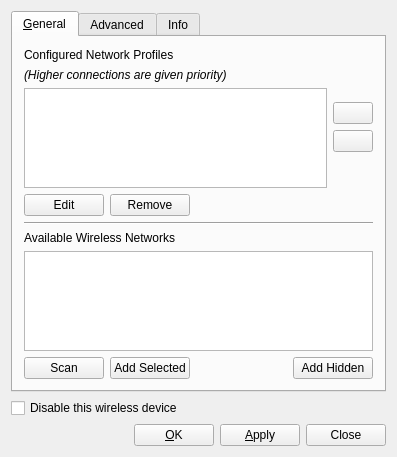
<?xml version="1.0" encoding="UTF-8"?>
<ui version="4.0">
 <class>wificonfigwidgetbase</class>
 <widget class="QWidget" name="wificonfigwidgetbase">
  <property name="geometry">
   <rect>
    <x>0</x>
    <y>0</y>
    <width>397</width>
    <height>457</height>
   </rect>
  </property>
  <property name="windowTitle">
   <string>Wireless Configuration</string>
  </property>
  <property name="windowIcon">
   <iconset resource="wificonfig.qrc">
    <normaloff>:/tray_wifi85.png</normaloff>:/tray_wifi85.png</iconset>
  </property>
  <layout class="QGridLayout">
   <item row="2" column="3">
    <widget class="QPushButton" name="buttonCancel">
     <property name="text">
      <string>Close</string>
     </property>
     <property name="shortcut">
      <string/>
     </property>
    </widget>
   </item>
   <item row="1" column="0" colspan="4">
    <widget class="QCheckBox" name="checkDisableWireless">
     <property name="text">
      <string>Disable this wireless device</string>
     </property>
    </widget>
   </item>
   <item row="2" column="2">
    <widget class="QPushButton" name="pushApply">
     <property name="text">
      <string>&amp;Apply</string>
     </property>
     <property name="shortcut">
      <string>Alt+A</string>
     </property>
    </widget>
   </item>
   <item row="2" column="0">
    <spacer name="spacer1">
     <property name="orientation">
      <enum>Qt::Horizontal</enum>
     </property>
     <property name="sizeType">
      <enum>QSizePolicy::Expanding</enum>
     </property>
     <property name="sizeHint" stdset="0">
      <size>
       <width>100</width>
       <height>21</height>
      </size>
     </property>
    </spacer>
   </item>
   <item row="2" column="1">
    <widget class="QPushButton" name="pushOK">
     <property name="text">
      <string>&amp;OK</string>
     </property>
     <property name="shortcut">
      <string>Alt+O</string>
     </property>
    </widget>
   </item>
   <item row="0" column="0" colspan="4">
    <widget class="QTabWidget" name="tabMainWidget">
     <property name="currentIndex">
      <number>0</number>
     </property>
     <widget class="QWidget" name="tab">
      <attribute name="title">
       <string>&amp;General</string>
      </attribute>
      <layout class="QGridLayout" name="gridLayout_3">
       <item row="2" column="0">
        <layout class="QGridLayout" name="gridLayout_2">
         <item row="2" column="0">
          <widget class="QListWidget" name="listWifi"/>
         </item>
         <item row="2" column="1">
          <layout class="QVBoxLayout" name="verticalLayout">
           <property name="sizeConstraint">
            <enum>QLayout::SetDefaultConstraint</enum>
           </property>
           <item>
            <spacer name="verticalSpacer_2">
             <property name="orientation">
              <enum>Qt::Vertical</enum>
             </property>
             <property name="sizeHint" stdset="0">
              <size>
               <width>28</width>
               <height>18</height>
              </size>
             </property>
            </spacer>
           </item>
           <item>
            <widget class="QPushButton" name="pushUp">
             <property name="sizePolicy">
              <sizepolicy hsizetype="Fixed" vsizetype="Fixed">
               <horstretch>0</horstretch>
               <verstretch>0</verstretch>
              </sizepolicy>
             </property>
             <property name="text">
              <string/>
             </property>
             <property name="icon">
              <iconset resource="wificonfig.qrc">
               <normaloff>:/arrow-up.png</normaloff>:/arrow-up.png</iconset>
             </property>
            </widget>
           </item>
           <item>
            <widget class="QPushButton" name="pushDown">
             <property name="sizePolicy">
              <sizepolicy hsizetype="Fixed" vsizetype="Fixed">
               <horstretch>0</horstretch>
               <verstretch>0</verstretch>
              </sizepolicy>
             </property>
             <property name="text">
              <string/>
             </property>
             <property name="icon">
              <iconset resource="wificonfig.qrc">
               <normaloff>:/arrow-down.png</normaloff>:/arrow-down.png</iconset>
             </property>
            </widget>
           </item>
           <item>
            <spacer name="verticalSpacer">
             <property name="orientation">
              <enum>Qt::Vertical</enum>
             </property>
             <property name="sizeHint" stdset="0">
              <size>
               <width>20</width>
               <height>40</height>
              </size>
             </property>
            </spacer>
           </item>
          </layout>
         </item>
         <item row="1" column="0">
          <widget class="QLabel" name="label">
           <property name="font">
            <font>
             <pointsize>9</pointsize>
             <italic>true</italic>
            </font>
           </property>
           <property name="text">
            <string>(Higher connections are given priority)</string>
           </property>
          </widget>
         </item>
         <item row="0" column="0">
          <widget class="QLabel" name="textLabel2">
           <property name="text">
            <string>Configured Network Profiles</string>
           </property>
           <property name="wordWrap">
            <bool>false</bool>
           </property>
          </widget>
         </item>
         <item row="3" column="0">
          <layout class="QHBoxLayout" name="horizontalLayout">
           <item>
            <widget class="QPushButton" name="pushEditWifi">
             <property name="text">
              <string>Edit</string>
             </property>
             <property name="icon">
              <iconset resource="wificonfig.qrc">
               <normaloff>:/configure.png</normaloff>:/configure.png</iconset>
             </property>
            </widget>
           </item>
           <item>
            <widget class="QPushButton" name="pushRemoveWifi">
             <property name="text">
              <string>Remove</string>
             </property>
             <property name="icon">
              <iconset resource="wificonfig.qrc">
               <normaloff>:/edit-delete.png</normaloff>:/edit-delete.png</iconset>
             </property>
            </widget>
           </item>
           <item>
            <spacer name="horizontalSpacer">
             <property name="orientation">
              <enum>Qt::Horizontal</enum>
             </property>
             <property name="sizeHint" stdset="0">
              <size>
               <width>40</width>
               <height>20</height>
              </size>
             </property>
            </spacer>
           </item>
          </layout>
         </item>
        </layout>
       </item>
       <item row="5" column="0">
        <layout class="QGridLayout" name="gridLayout">
         <item row="1" column="0">
          <widget class="QListWidget" name="listNewWifi"/>
         </item>
         <item row="0" column="0">
          <widget class="QLabel" name="labelAvailWifi">
           <property name="text">
            <string>Available Wireless Networks</string>
           </property>
          </widget>
         </item>
         <item row="7" column="0">
          <layout class="QHBoxLayout" name="horizontalLayout_2">
           <item>
            <widget class="QPushButton" name="pushRescan">
             <property name="text">
              <string>Scan</string>
             </property>
             <property name="icon">
              <iconset resource="wificonfig.qrc">
               <normaloff>:/scan-wifi.png</normaloff>:/scan-wifi.png</iconset>
             </property>
            </widget>
           </item>
           <item>
            <widget class="QPushButton" name="pushAddWifi">
             <property name="text">
              <string>Add Selected</string>
             </property>
             <property name="icon">
              <iconset resource="wificonfig.qrc">
               <normaloff>:/list-add.png</normaloff>:/list-add.png</iconset>
             </property>
             <property name="shortcut">
              <string>Alt+S</string>
             </property>
            </widget>
           </item>
           <item>
            <spacer name="horizontalSpacer_2">
             <property name="orientation">
              <enum>Qt::Horizontal</enum>
             </property>
             <property name="sizeHint" stdset="0">
              <size>
               <width>40</width>
               <height>20</height>
              </size>
             </property>
            </spacer>
           </item>
           <item>
            <widget class="QPushButton" name="pushAddHidden">
             <property name="text">
              <string>Add Hidden</string>
             </property>
             <property name="icon">
              <iconset resource="wificonfig.qrc">
               <normaloff>:/list-add.png</normaloff>:/list-add.png</iconset>
             </property>
            </widget>
           </item>
          </layout>
         </item>
        </layout>
       </item>
       <item row="4" column="0">
        <widget class="Line" name="line">
         <property name="orientation">
          <enum>Qt::Horizontal</enum>
         </property>
        </widget>
       </item>
      </layout>
     </widget>
     <widget class="QWidget" name="TabPage">
      <attribute name="title">
       <string>Advanced</string>
      </attribute>
      <layout class="QVBoxLayout" name="verticalLayout_3">
       <item>
        <layout class="QVBoxLayout" name="verticalLayout_4">
         <item>
          <widget class="QCheckBox" name="checkMAC">
           <property name="text">
            <string>Use hardware defau&amp;lt MAC address</string>
           </property>
           <property name="shortcut">
            <string>Alt+L</string>
           </property>
           <property name="checked">
            <bool>true</bool>
           </property>
          </widget>
         </item>
         <item>
          <widget class="QGroupBox" name="groupMAC">
           <property name="enabled">
            <bool>false</bool>
           </property>
           <property name="title">
            <string>Custom MAC address</string>
           </property>
           <layout class="QGridLayout">
            <item row="1" column="0">
             <widget class="QLineEdit" name="lineMAC"/>
            </item>
           </layout>
          </widget>
         </item>
        </layout>
       </item>
       <item>
        <widget class="Line" name="line_3">
         <property name="orientation">
          <enum>Qt::Horizontal</enum>
         </property>
        </widget>
       </item>
       <item>
        <layout class="QVBoxLayout" name="verticalLayout_2">
         <item>
          <widget class="QCheckBox" name="checkDHCP">
           <property name="text">
            <string>O&amp;btain IP automatically (DHCP)</string>
           </property>
           <property name="shortcut">
            <string>Alt+B</string>
           </property>
          </widget>
         </item>
         <item>
          <widget class="QGroupBox" name="groupBoxIP">
           <property name="title">
            <string>Assign static IP address</string>
           </property>
           <layout class="QGridLayout" name="_2">
            <item row="0" column="0">
             <widget class="QLabel" name="textLabel3">
              <property name="text">
               <string>IP:</string>
              </property>
              <property name="alignment">
               <set>Qt::AlignRight|Qt::AlignTrailing|Qt::AlignVCenter</set>
              </property>
              <property name="wordWrap">
               <bool>false</bool>
              </property>
             </widget>
            </item>
            <item row="1" column="0">
             <widget class="QLabel" name="textLabel3_2">
              <property name="text">
               <string>Netmask:</string>
              </property>
              <property name="alignment">
               <set>Qt::AlignRight|Qt::AlignTrailing|Qt::AlignVCenter</set>
              </property>
              <property name="wordWrap">
               <bool>false</bool>
              </property>
             </widget>
            </item>
            <item row="1" column="1">
             <widget class="QLineEdit" name="lineNetmask">
              <property name="inputMask">
               <string>999\.999\.999\.999; </string>
              </property>
              <property name="alignment">
               <set>Qt::AlignHCenter</set>
              </property>
             </widget>
            </item>
            <item row="0" column="1">
             <widget class="QLineEdit" name="lineIP">
              <property name="inputMask">
               <string>999\.999\.999\.999; </string>
              </property>
              <property name="alignment">
               <set>Qt::AlignHCenter</set>
              </property>
             </widget>
            </item>
           </layout>
          </widget>
         </item>
        </layout>
       </item>
       <item>
        <widget class="QGroupBox" name="groupCountryCode">
         <property name="title">
          <string>Set Country Code</string>
         </property>
         <property name="checkable">
          <bool>true</bool>
         </property>
         <property name="checked">
          <bool>false</bool>
         </property>
         <layout class="QGridLayout" name="gridLayout_4">
          <item row="0" column="0">
           <widget class="QComboBox" name="comboCountryCode"/>
          </item>
         </layout>
        </widget>
       </item>
       <item>
        <spacer name="spacer7">
         <property name="orientation">
          <enum>Qt::Vertical</enum>
         </property>
         <property name="sizeType">
          <enum>QSizePolicy::Expanding</enum>
         </property>
         <property name="sizeHint" stdset="0">
          <size>
           <width>240</width>
           <height>140</height>
          </size>
         </property>
        </spacer>
       </item>
      </layout>
     </widget>
     <widget class="QWidget" name="TabPage2">
      <attribute name="title">
       <string>Info</string>
      </attribute>
      <layout class="QGridLayout">
       <item row="0" column="0">
        <widget class="QLabel" name="textInfoName">
         <property name="text">
          <string/>
         </property>
         <property name="wordWrap">
          <bool>false</bool>
         </property>
        </widget>
       </item>
       <item row="1" column="0">
        <widget class="QGroupBox" name="groupBox4">
         <property name="title">
          <string>Configuration info</string>
         </property>
         <layout class="QGridLayout">
          <item row="0" column="0">
           <widget class="QLabel" name="textLabel3_3">
            <property name="sizePolicy">
             <sizepolicy hsizetype="Minimum" vsizetype="Preferred">
              <horstretch>0</horstretch>
              <verstretch>0</verstretch>
             </sizepolicy>
            </property>
            <property name="text">
             <string>IP:</string>
            </property>
            <property name="alignment">
             <set>Qt::AlignRight|Qt::AlignTrailing|Qt::AlignVCenter</set>
            </property>
            <property name="wordWrap">
             <bool>false</bool>
            </property>
           </widget>
          </item>
          <item row="4" column="0">
           <widget class="QLabel" name="textLabel3_2_2_2_2">
            <property name="sizePolicy">
             <sizepolicy hsizetype="Minimum" vsizetype="Preferred">
              <horstretch>0</horstretch>
              <verstretch>0</verstretch>
             </sizepolicy>
            </property>
            <property name="text">
             <string>Mac/Ether:</string>
            </property>
            <property name="alignment">
             <set>Qt::AlignRight|Qt::AlignTrailing|Qt::AlignVCenter</set>
            </property>
            <property name="wordWrap">
             <bool>false</bool>
            </property>
           </widget>
          </item>
          <item row="4" column="1">
           <widget class="QLabel" name="textMac">
            <property name="text">
             <string/>
            </property>
            <property name="wordWrap">
             <bool>false</bool>
            </property>
           </widget>
          </item>
          <item row="1" column="0">
           <widget class="QLabel" name="textLabel3_2_2">
            <property name="sizePolicy">
             <sizepolicy hsizetype="Minimum" vsizetype="Preferred">
              <horstretch>0</horstretch>
              <verstretch>0</verstretch>
             </sizepolicy>
            </property>
            <property name="text">
             <string>Netmask:</string>
            </property>
            <property name="alignment">
             <set>Qt::AlignRight|Qt::AlignTrailing|Qt::AlignVCenter</set>
            </property>
            <property name="wordWrap">
             <bool>false</bool>
            </property>
           </widget>
          </item>
          <item row="2" column="0">
           <widget class="QLabel" name="textLabel3_2_3">
            <property name="text">
             <string>Gateway:</string>
            </property>
            <property name="alignment">
             <set>Qt::AlignRight|Qt::AlignTrailing|Qt::AlignVCenter</set>
            </property>
            <property name="wordWrap">
             <bool>false</bool>
            </property>
           </widget>
          </item>
          <item row="3" column="0">
           <widget class="QLabel" name="textLabel3_2_3_2">
            <property name="text">
             <string>IPv6:</string>
            </property>
            <property name="alignment">
             <set>Qt::AlignRight|Qt::AlignTrailing|Qt::AlignVCenter</set>
            </property>
            <property name="wordWrap">
             <bool>false</bool>
            </property>
           </widget>
          </item>
          <item row="3" column="1">
           <widget class="QLabel" name="textIPv6">
            <property name="text">
             <string/>
            </property>
            <property name="wordWrap">
             <bool>false</bool>
            </property>
           </widget>
          </item>
          <item row="2" column="1">
           <widget class="QLabel" name="textGateway">
            <property name="text">
             <string/>
            </property>
            <property name="wordWrap">
             <bool>false</bool>
            </property>
           </widget>
          </item>
          <item row="1" column="1">
           <widget class="QLabel" name="textNetmask">
            <property name="sizePolicy">
             <sizepolicy hsizetype="Expanding" vsizetype="Preferred">
              <horstretch>0</horstretch>
              <verstretch>0</verstretch>
             </sizepolicy>
            </property>
            <property name="text">
             <string/>
            </property>
            <property name="wordWrap">
             <bool>false</bool>
            </property>
           </widget>
          </item>
          <item row="0" column="1">
           <widget class="QLabel" name="textIP">
            <property name="sizePolicy">
             <sizepolicy hsizetype="Expanding" vsizetype="Preferred">
              <horstretch>0</horstretch>
              <verstretch>0</verstretch>
             </sizepolicy>
            </property>
            <property name="text">
             <string/>
            </property>
            <property name="wordWrap">
             <bool>false</bool>
            </property>
           </widget>
          </item>
          <item row="6" column="0">
           <widget class="QLabel" name="textLabel3_2_2_2">
            <property name="sizePolicy">
             <sizepolicy hsizetype="Minimum" vsizetype="Preferred">
              <horstretch>0</horstretch>
              <verstretch>0</verstretch>
             </sizepolicy>
            </property>
            <property name="text">
             <string>Status:</string>
            </property>
            <property name="alignment">
             <set>Qt::AlignRight|Qt::AlignTrailing|Qt::AlignVCenter</set>
            </property>
            <property name="wordWrap">
             <bool>false</bool>
            </property>
           </widget>
          </item>
          <item row="6" column="1">
           <widget class="QLabel" name="textStatus">
            <property name="text">
             <string/>
            </property>
            <property name="wordWrap">
             <bool>false</bool>
            </property>
           </widget>
          </item>
          <item row="5" column="1">
           <widget class="QLabel" name="textMedia">
            <property name="text">
             <string/>
            </property>
            <property name="scaledContents">
             <bool>true</bool>
            </property>
            <property name="alignment">
             <set>Qt::AlignVCenter</set>
            </property>
            <property name="wordWrap">
             <bool>true</bool>
            </property>
           </widget>
          </item>
          <item row="5" column="0">
           <widget class="QLabel" name="textLabel3_2_2_2_3">
            <property name="sizePolicy">
             <sizepolicy hsizetype="Minimum" vsizetype="Preferred">
              <horstretch>0</horstretch>
              <verstretch>0</verstretch>
             </sizepolicy>
            </property>
            <property name="text">
             <string>Media:</string>
            </property>
            <property name="alignment">
             <set>Qt::AlignRight|Qt::AlignTrailing|Qt::AlignVCenter</set>
            </property>
            <property name="wordWrap">
             <bool>false</bool>
            </property>
           </widget>
          </item>
         </layout>
        </widget>
       </item>
       <item row="2" column="0">
        <widget class="QGroupBox" name="groupBox5">
         <property name="title">
          <string>Traffic info</string>
         </property>
         <layout class="QGridLayout">
          <item row="1" column="2">
           <widget class="QLabel" name="textPacketsOut">
            <property name="text">
             <string/>
            </property>
            <property name="alignment">
             <set>Qt::AlignCenter</set>
            </property>
            <property name="wordWrap">
             <bool>false</bool>
            </property>
           </widget>
          </item>
          <item row="1" column="1">
           <widget class="QLabel" name="textPacketsIn">
            <property name="text">
             <string/>
            </property>
            <property name="alignment">
             <set>Qt::AlignCenter</set>
            </property>
            <property name="wordWrap">
             <bool>false</bool>
            </property>
           </widget>
          </item>
          <item row="2" column="2">
           <widget class="QLabel" name="textPacketsOutErrors">
            <property name="text">
             <string/>
            </property>
            <property name="alignment">
             <set>Qt::AlignCenter</set>
            </property>
            <property name="wordWrap">
             <bool>false</bool>
            </property>
           </widget>
          </item>
          <item row="2" column="1">
           <widget class="QLabel" name="textPacketsInErrors">
            <property name="text">
             <string/>
            </property>
            <property name="alignment">
             <set>Qt::AlignCenter</set>
            </property>
            <property name="wordWrap">
             <bool>false</bool>
            </property>
           </widget>
          </item>
          <item row="1" column="0">
           <widget class="QLabel" name="textLabel6">
            <property name="text">
             <string>Packets:</string>
            </property>
            <property name="alignment">
             <set>Qt::AlignRight|Qt::AlignTrailing|Qt::AlignVCenter</set>
            </property>
            <property name="wordWrap">
             <bool>false</bool>
            </property>
           </widget>
          </item>
          <item row="2" column="0">
           <widget class="QLabel" name="textLabel6_2">
            <property name="text">
             <string>Errors:</string>
            </property>
            <property name="alignment">
             <set>Qt::AlignRight|Qt::AlignTrailing|Qt::AlignVCenter</set>
            </property>
            <property name="wordWrap">
             <bool>false</bool>
            </property>
           </widget>
          </item>
          <item row="0" column="0">
           <spacer name="spacer8_2">
            <property name="orientation">
             <enum>Qt::Vertical</enum>
            </property>
            <property name="sizeType">
             <enum>QSizePolicy::Expanding</enum>
            </property>
            <property name="sizeHint" stdset="0">
             <size>
              <width>20</width>
              <height>20</height>
             </size>
            </property>
           </spacer>
          </item>
          <item row="0" column="1">
           <widget class="QLabel" name="textLabel5">
            <property name="text">
             <string>In:</string>
            </property>
            <property name="alignment">
             <set>Qt::AlignCenter</set>
            </property>
            <property name="wordWrap">
             <bool>false</bool>
            </property>
           </widget>
          </item>
          <item row="0" column="2">
           <widget class="QLabel" name="textLabel5_2">
            <property name="text">
             <string>Out:</string>
            </property>
            <property name="alignment">
             <set>Qt::AlignCenter</set>
            </property>
            <property name="wordWrap">
             <bool>false</bool>
            </property>
           </widget>
          </item>
         </layout>
        </widget>
       </item>
       <item row="3" column="0">
        <spacer name="spacer9">
         <property name="orientation">
          <enum>Qt::Vertical</enum>
         </property>
         <property name="sizeType">
          <enum>QSizePolicy::Fixed</enum>
         </property>
         <property name="sizeHint" stdset="0">
          <size>
           <width>300</width>
           <height>10</height>
          </size>
         </property>
        </spacer>
       </item>
      </layout>
     </widget>
    </widget>
   </item>
  </layout>
 </widget>
 <layoutdefault spacing="6" margin="11"/>
 <tabstops>
  <tabstop>tabMainWidget</tabstop>
  <tabstop>listWifi</tabstop>
  <tabstop>pushUp</tabstop>
  <tabstop>pushDown</tabstop>
  <tabstop>pushEditWifi</tabstop>
  <tabstop>pushRemoveWifi</tabstop>
  <tabstop>checkDisableWireless</tabstop>
  <tabstop>pushOK</tabstop>
  <tabstop>pushApply</tabstop>
  <tabstop>buttonCancel</tabstop>
 </tabstops>
 <includes>
  <include location="local">qmessagebox.h</include>
  <include location="local">qfile.h</include>
  <include location="local">wifiselectiondialog.h</include>
  <include location="local">qmessagebox.h</include>
  <include location="local">wepconfig.h</include>
  <include location="local">dialogwpapersonal.h</include>
  <include location="local">qdesktopwidget.h</include>
  <include location="local">qapplication.h</include>
  <include location="global">trueos-netif.h</include>
  <include location="global">trueos-utils.h</include>
 </includes>
 <resources>
  <include location="wificonfig.qrc"/>
 </resources>
 <connections>
  <connection>
   <sender>buttonCancel</sender>
   <signal>clicked()</signal>
   <receiver>wificonfigwidgetbase</receiver>
   <slot>slotClose()</slot>
   <hints>
    <hint type="sourcelabel">
     <x>20</x>
     <y>20</y>
    </hint>
    <hint type="destinationlabel">
     <x>20</x>
     <y>20</y>
    </hint>
   </hints>
  </connection>
  <connection>
   <sender>pushApply</sender>
   <signal>clicked()</signal>
   <receiver>wificonfigwidgetbase</receiver>
   <slot>slotApply()</slot>
   <hints>
    <hint type="sourcelabel">
     <x>20</x>
     <y>20</y>
    </hint>
    <hint type="destinationlabel">
     <x>20</x>
     <y>20</y>
    </hint>
   </hints>
  </connection>
  <connection>
   <sender>checkDisableWireless</sender>
   <signal>clicked()</signal>
   <receiver>wificonfigwidgetbase</receiver>
   <slot>slotCheckDisabled()</slot>
   <hints>
    <hint type="sourcelabel">
     <x>20</x>
     <y>20</y>
    </hint>
    <hint type="destinationlabel">
     <x>20</x>
     <y>20</y>
    </hint>
   </hints>
  </connection>
  <connection>
   <sender>pushOK</sender>
   <signal>clicked()</signal>
   <receiver>wificonfigwidgetbase</receiver>
   <slot>slotOK()</slot>
   <hints>
    <hint type="sourcelabel">
     <x>20</x>
     <y>20</y>
    </hint>
    <hint type="destinationlabel">
     <x>20</x>
     <y>20</y>
    </hint>
   </hints>
  </connection>
  <connection>
   <sender>checkMAC</sender>
   <signal>clicked()</signal>
   <receiver>wificonfigwidgetbase</receiver>
   <slot>slotMACClicked()</slot>
   <hints>
    <hint type="sourcelabel">
     <x>20</x>
     <y>20</y>
    </hint>
    <hint type="destinationlabel">
     <x>20</x>
     <y>20</y>
    </hint>
   </hints>
  </connection>
  <connection>
   <sender>lineMAC</sender>
   <signal>textChanged(QString)</signal>
   <receiver>wificonfigwidgetbase</receiver>
   <slot>slotCheckGlobalText()</slot>
   <hints>
    <hint type="sourcelabel">
     <x>20</x>
     <y>20</y>
    </hint>
    <hint type="destinationlabel">
     <x>20</x>
     <y>20</y>
    </hint>
   </hints>
  </connection>
 </connections>
</ui>
